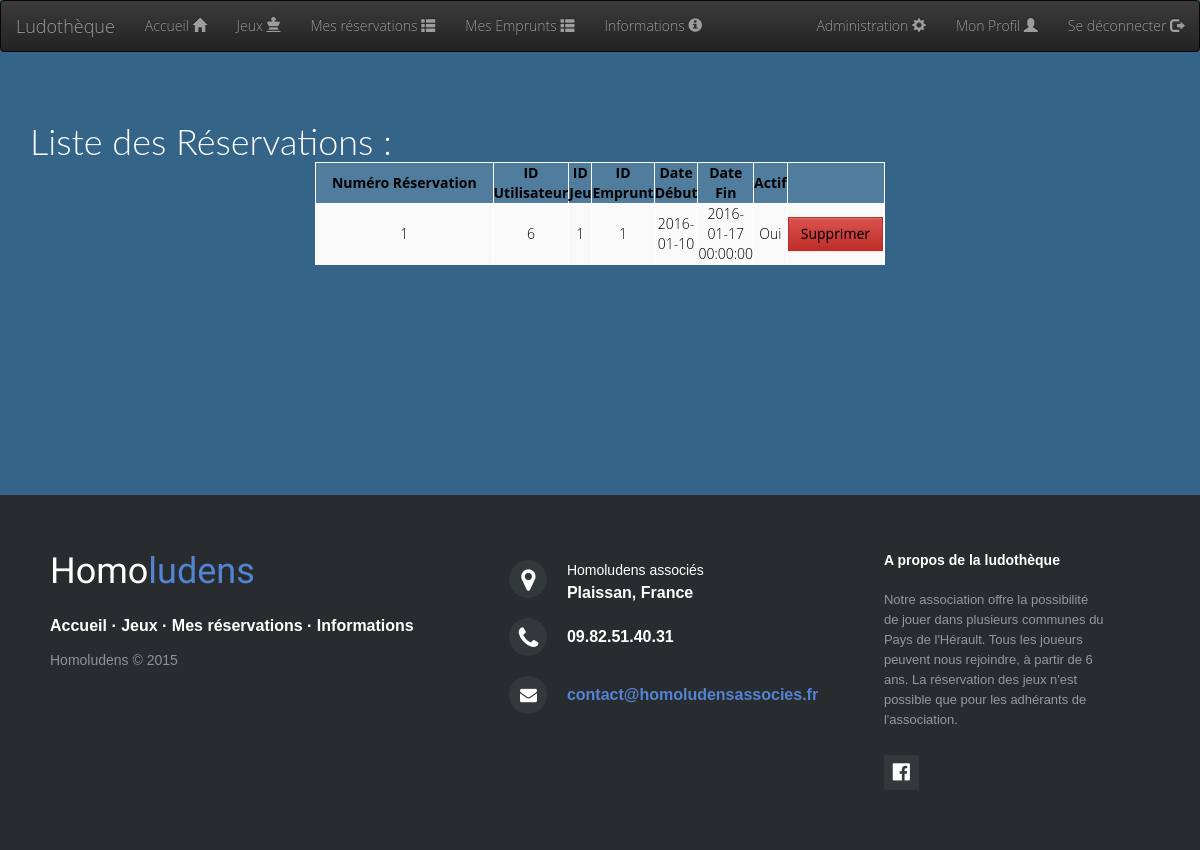
Before: /?action=listerReservation&controller=reservation (signed in) with the older database file.
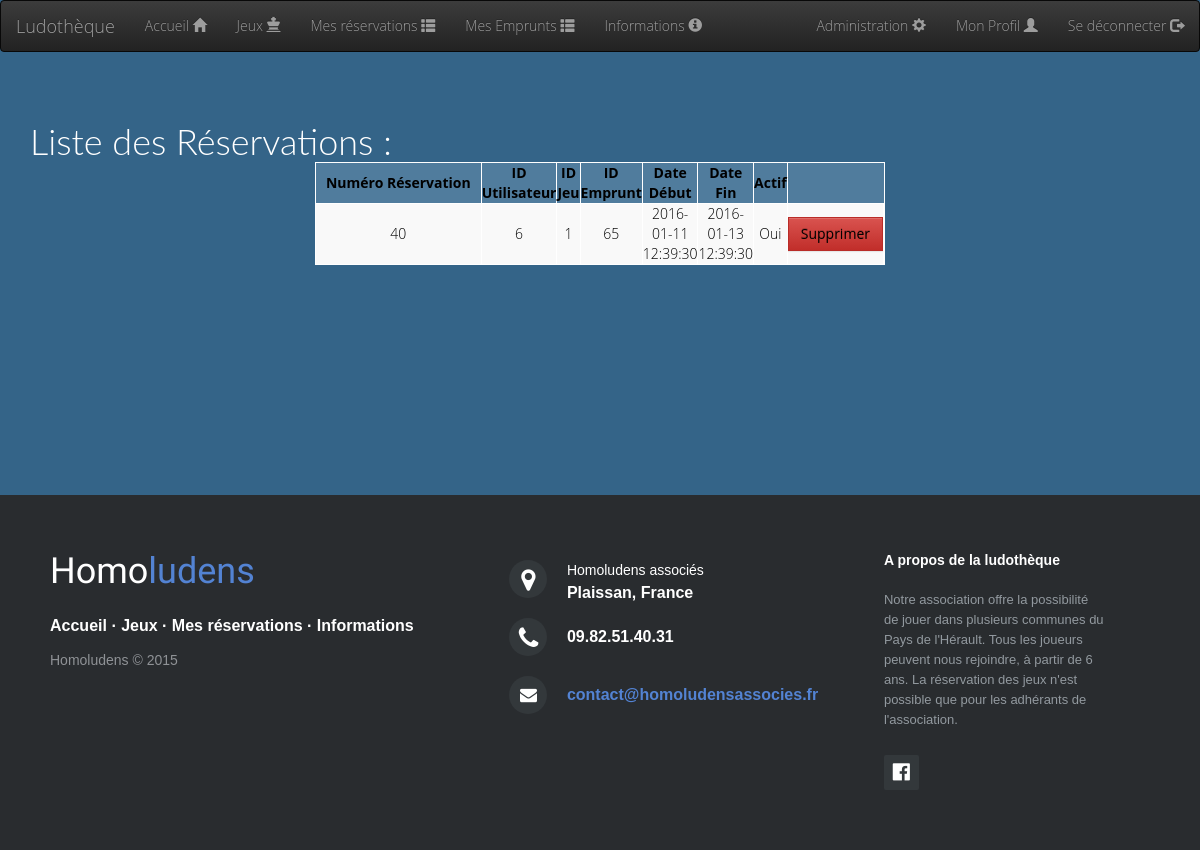
After: the same page with the newer database file.
### tables this page shows
CREATE TABLE IF NOT EXISTS `reservation` (
  `id_reservation` int(11) NOT NULL AUTO_INCREMENT,
  `id_utilisateur` int(11) NOT NULL,
  `id_jeu` int(11) NOT NULL,
  `id_emprunt` int(11) NOT NULL,
  `date_debut` datetime DEFAULT NULL,
  `date_fin` datetime NOT NULL,
  `actif` tinyint(1) NOT NULL DEFAULT '0',
  PRIMARY KEY (`id_reservation`),
  KEY `id_utilisateur` (`id_utilisateur`),
  KEY `id_jeu` (`id_jeu`),
  KEY `id_emprunt` (`id_emprunt`)
);

### view/view.php (called while the page is built)
<?php
    require "header.php";
    require VIEW_PATH  . DS . 'view' . ucfirst($view) . '.php';
    require "footer.php";
?>

### controller/ControllerReservation.php (called while the page is built, shortened)
<?php
switch ($action) {
    default:
    case "listerReservation":
        if(Session::is_admin())
            $tab_resa = ModelReservation::selectAll();
        else
            $tab_resa = ModelReservation::selectAllForUser($_SESSION['id'], TRUE);
        $view = "ListerResa";
    break;
}
require VIEW_PATH . "view.php";

### index.php (called while the page is built, shortened)
<?php
include ROOT . DS . 'controller' . DS . 'dispatcher.php';
?>

### config/Session.php (called while the page is built, shortened)
<?php
class Session {
    public static function is_admin () {
        return (! empty ( $_SESSION ['admin']) && $_SESSION ['admin']);
    }
}
?>

### model/Model.php (called while the page is built, shortened)
<?php
require_once ROOT . DS . 'config' . DS . 'Session.php';
class Model {
    public static $pdo;
    public static function set_static() {
        try
        {
            self::$pdo = new PDO('mysql:host=localhost;dbname=ludotheque;charset=utf8', 'root', '');
            self::$pdo->setAttribute(PDO::ATTR_ERRMODE, PDO::ERRMODE_EXCEPTION);
        }
        catch (PDOException $ex)
        {
            if (Conf::getDebug())
            {
                echo $ex->getMessage();
                die('Problème lors de la connexion à la base de donnée');
            }
            else
            {
                echo 'Une erreur est survenue. <a href=""> Retour a la page d\'accueil </a>';
                die();
            }
        }
    }
    public static function selectAll() {
        try
        {
            $sql = "SELECT * FROM " . static::$table;
            $req = self::$pdo->query($sql);
            return $req->fetchAll(PDO::FETCH_OBJ);
        }
        catch (PDOException $e)
        {
            echo $e->getMessage();
            die("Erreur lors de la recherche de tous les objets de la BDD " . static::$table);
        }
    }
}
?>

### view/viewListerResa.php (the view, shortened to what this page needs)
<?php
function tabResa($tab_resa)
{
    $max=sizeof($tab_resa);
    $i=0;
    while($i<$max){
    $resaU=$tab_resa[$i];
        $idReservation = $resaU->id_reservation;
        $idUser = $resaU->id_utilisateur;
        $idJeu = $resaU->id_jeu;
        $idEmprunt = $resaU->id_emprunt;
        $dateDebut = $resaU->date_debut;
        $dateFin = $resaU->date_fin;
        if($actif = 'Oui')
            echo'<tr><td>'.$idReservation.'</td><td><a href="?action=modifierUtilisateur&controller=utilisateur&userId='.$idUser.'">'.$idUser.'</a></td><td><a href="?action=infoJeu&idJeu='.$idJeu.'&controller=jeux">'.$idJeu.'</a></td><td>'.$idEmprunt.'</td><td>'.$dateDebut.'</td><td>'.$dateFin.'</td><td>'.$actif.'</td><td><a href="?action=supprimerReservation&controller=reservation&idResa='.$idReservation.'" class="btn btn-danger">Supprimer</a><td></tr></div>' ;
    $i++;
    }
}
?>
<?php
echo '<div class="container">';
    echo <<<EOT
    <h1>Liste des Réservations :</h1>
    <div class="containt-Utilisateur">
        <table class="table-striped tableUtilisateur" id="tabResa"><thead>
          <tr>
            <th>Numéro Réservation</th>
            <th>ID Utilisateur</th>
            <th>ID Jeu</th>
            <th>ID Emprunt</th>
            <th>Date Début</th>
            <th>Date Fin</th>
            <th>Actif</th>
          </tr>
        </thead>
EOT;
tabResa($tab_resa);
echo <<<EOT
    </div>
</div>
<script>$(document).ready(function() { $('#tabResa').DataTable(); } );</script>
EOT;

### controller/dispatcher.php (shortened to what this page needs)
<?php
function myGet($nomvar){
    if(isset($_GET[$nomvar]))
        return $_GET[$nomvar];
    else if(isset($_POST[$nomvar]))
        return $_POST[$nomvar];
    else
        return NULL;
}
if (!is_null(myGet('controller')))
    $controller = myGet('controller');
else{
    $controller = "utilisateur";
}
if (!is_null(myGet('action')))
    $action = myGet('action');
else
    $action = "accueil";
switch ($controller) {
    case "reservation":
        require_once"ControllerReservation.php";
        break;
}
?>

### view/header.php (shortened to what this page needs)
<!DOCTYPE html>
<html>
    <head>
        <link rel="stylesheet" href="css/bootstrap.min.css">
        <link rel="stylesheet" href="css/bootstrap-theme.min.css">
        <link rel="stylesheet" href="css/style.css"/>
        <link rel="stylesheet" href="css/footer-distributed-with-address-and-phones.css"/>
        <link rel="stylesheet" href="css/font-awesome.min.css">
    </head>
    <body>
        <?php if(!empty($_SESSION['login'])){
            echo <<< EOT
                <nav class="navbar navbar-inverse navbar-top">
                    <div class="container-fluid">
                      <div class="navbar-header">
                        <a class="navbar-brand" href="?action=accueil">Ludothèque</a>
                      </div>
                      <div>
                        <ul class="nav navbar-nav">
                          <li><a href="?action=accueil&controller=utilisateur">Accueil <span class="glyphicon glyphicon-home"></span></a></li>
                          <li><a href="?action=listerJeux&controller=jeux">Jeux <span class="glyphicon glyphicon-king"></a></li>
                          <li><a href="?action=listerReservation&controller=reservation">Mes réservations <span class="glyphicon glyphicon-th-list"></span></a></li>
                          <li><a href="?action=listerReservation&controller=emprunt">Mes Emprunts <span class="glyphicon glyphicon-th-list"></span></a></li>
                          <li><a href="?action=informations&controller=utilisateur">Informations <span class="glyphicon glyphicon-info-sign"></span></a></li>
                        </ul>
                        <ul class="nav navbar-nav navbar-right">
EOT;
            if(Session::is_admin())
                echo '<li><a href="?action=administration&controller=utilisateur">Administration <span class="glyphicon glyphicon-cog"></span></a></li>';
                echo <<< EOT
                          <li><a href="?action=monProfil&controller=utilisateur">Mon Profil <span class="glyphicon glyphicon-user"></span></a></li>
                          <li><a href="?action=deconnecte&controller=utilisateur">Se déconnecter <span class="glyphicon glyphicon-log-out"></span></a></li>
                       </ul>
                      </div>
                    </div>
                </nav>
EOT;
        }
?>

### view/footer.php
<?php
echo<<<EOT
    <footer class="footer-distributed footer">
			<div class="footer-left">
				<h3>Homo<span>ludens</span></h3>
				<p class="footer-links">
					<a href="?action=accueil&controller=utilisateur">Accueil</a>
					·
					<a href="?action=listerJeux&controller=jeux">Jeux</a>
					·
					<a href="?action=listerReservation&controller=reservation">Mes réservations</a> ·
					<a href="?action=informations&controller=utilisateur">Informations</a>
				</p>
				<p class="footer-company-name">Homoludens &copy; 2015</p>
			</div>
			<div class="footer-center">
				<div>
					<a href="https://www.google.com/maps/d/embed?mid=zhRUSu3O4t2A.kzY6DWXSWDHw" title="localiser"><i class="fa fa-map-marker"></i></a>
					<p><span>Homoludens associés</span> Plaissan, France</p>
				</div>
				<div>
					<i class="fa fa-phone"></i>
					<p>09.82.51.40.31</p>
				</div>
				<div>
					<i class="fa fa-envelope"></i>
					<p><a href="mailto:contact@homoludensassocies.fr">contact@homoludensassocies.fr</a></p>
				</div>
			</div>
			<div class="footer-right">
				<p class="footer-company-about">
					<span>A propos de la ludothèque</span>
					Notre association offre la possibilité de jouer dans plusieurs communes du Pays de l'Hérault.
                                        Tous les joueurs peuvent nous rejoindre, à partir de 6 ans.
                                        La réservation des jeux n'est possible que pour les adhérants de l'association.
				</p>
				<div class="footer-icons">
					<a href="https://www.facebook.com/Association-Homo-Ludens-Associ%C3%A9s-551661738228967/"><i class="fa fa-facebook-official"></i></a>
				</div>
			</div>
		</footer>
        </body>
    </html>
EOT;
?>

### css/style.css (style rules this page uses)
body { background-color:#346488; font-family: 'Open Sans'; font-weight: 300; color:black; }
html, body { height: 100%; min-height: 100%; color:white; }
h1 { font-family: 'Lato', sans-serif; font-weight: 300; margin-bottom: 0; }
input.form-control , input[type="submit"] , .btn { border-radius: 0px; }
.btn { transition: all ease-in-out 0.2s; }
.containt-Jeux, .containt-Utilisateur { width: 50%; margin-left:25%; }
.tableJeux, .tableUtilisateur { background-color: #507C9D; border-collapse: collapse; }
.tableJeux > thead > tr > th, .tableUtilisateur > thead > tr > th { text-align: center; width:100%; color:black; }
.tableJeux > tbody > tr > td, .tableUtilisateur > tbody > tr > td { text-align: center; width:25%; color:black; }
.tableJeux > tbody > tr > td > a, .tableUtilisateur > tbody > tr > td > a { color:black; }
.container { margin-top:50px; overflow:auto; padding-bottom: 150px; }
.table-striped { color: black; border: solid white 1px; }
.table-striped td,.table-striped th { border: solid white 1px; }

### css/footer-distributed-with-address-and-phones.css (style rules this page uses)
.footer-distributed { background-color: #292c2f; box-shadow: 0 1px 1px 0 rgba(0, 0, 0, 0.12); box-sizing: border-box; width: 100%; text-align: left; font: bold 16px sans-serif; padding: 55px 50px; margin-top: 80px; }
.footer-distributed .footer-left, .footer-distributed .footer-center, .footer-distributed .footer-right { display: inline-block; vertical-align: top; }
.footer-distributed .footer-left { width: 40%; }
.footer-distributed h3 { color: #ffffff; font: normal 36px 'Cookie', cursive; margin: 0; }
.footer-distributed h3 span { color: #5383d3; }
.footer-distributed .footer-links { color: #ffffff; margin: 20px 0 12px; padding: 0; }
.footer-distributed .footer-links a { display:inline-block; line-height: 1.8; text-decoration: none; color: inherit; }
.footer-distributed .footer-company-name { color: #8f9296; font-size: 14px; font-weight: normal; margin: 0; }
.footer-distributed .footer-center { width: 35%; }
.footer-distributed .footer-center i { background-color: #33383b; color: #ffffff; font-size: 25px; width: 38px; height: 38px; border-radius: 50%; text-align: center; line-height: 42px; margin: 10px 15px; vertical-align: middle; }
.footer-distributed .footer-center i.fa-envelope { font-size: 17px; line-height: 38px; }
.footer-distributed .footer-center p { display: inline-block; color: #ffffff; vertical-align: middle; margin:0; }
.footer-distributed .footer-center p span { display:block; font-weight: normal; font-size:14px; line-height:2; }
.footer-distributed .footer-center p a { color: #5383d3; text-decoration: none;; }
.footer-distributed .footer-right { width: 20%; }
.footer-distributed .footer-company-about { line-height: 20px; color: #92999f; font-size: 13px; font-weight: normal; margin: 0; }
.footer-distributed .footer-company-about span { display: block; color: #ffffff; font-size: 14px; font-weight: bold; margin-bottom: 20px; }
.footer-distributed .footer-icons { margin-top: 25px; }
.footer-distributed .footer-icons a { display: inline-block; width: 35px; height: 35px; cursor: pointer; background-color: #33383b; border-radius: 2px; font-size: 20px; color: #ffffff; text-align: center; line-height: 35px; margin-right: 3px; margin-bottom: 5px; }

Changed rows visible on the page:
removed reservation: id_reservation "1", id_utilisateur "6", id_jeu "1", id_emprunt "1", date_debut "2016-01-10", date_fin "2016-01-17 00:00:00", actif "Oui"
added reservation: id_reservation "40", id_utilisateur "6", id_jeu "1", id_emprunt "65", date_debut "2016-01-11 12:39:30", date_fin "2016-01-13 12:39:30", actif "Oui"
